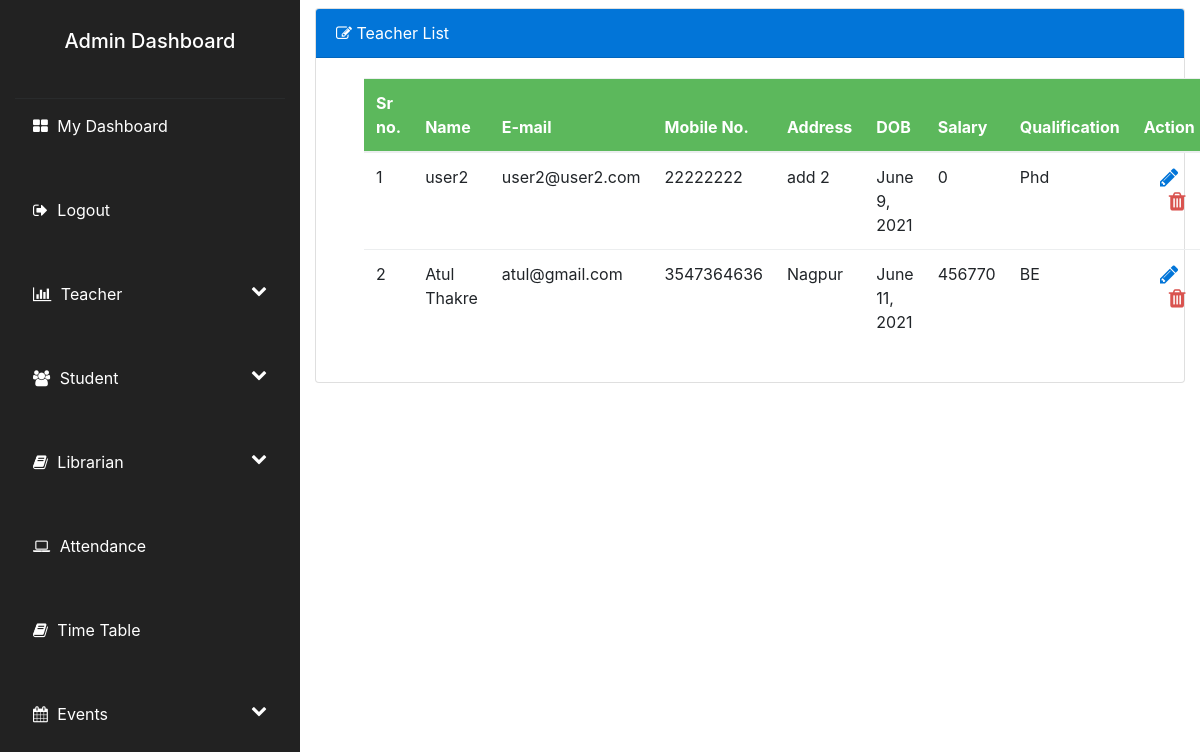
The page /view_teachers (signed in) on the database as committed earlier.
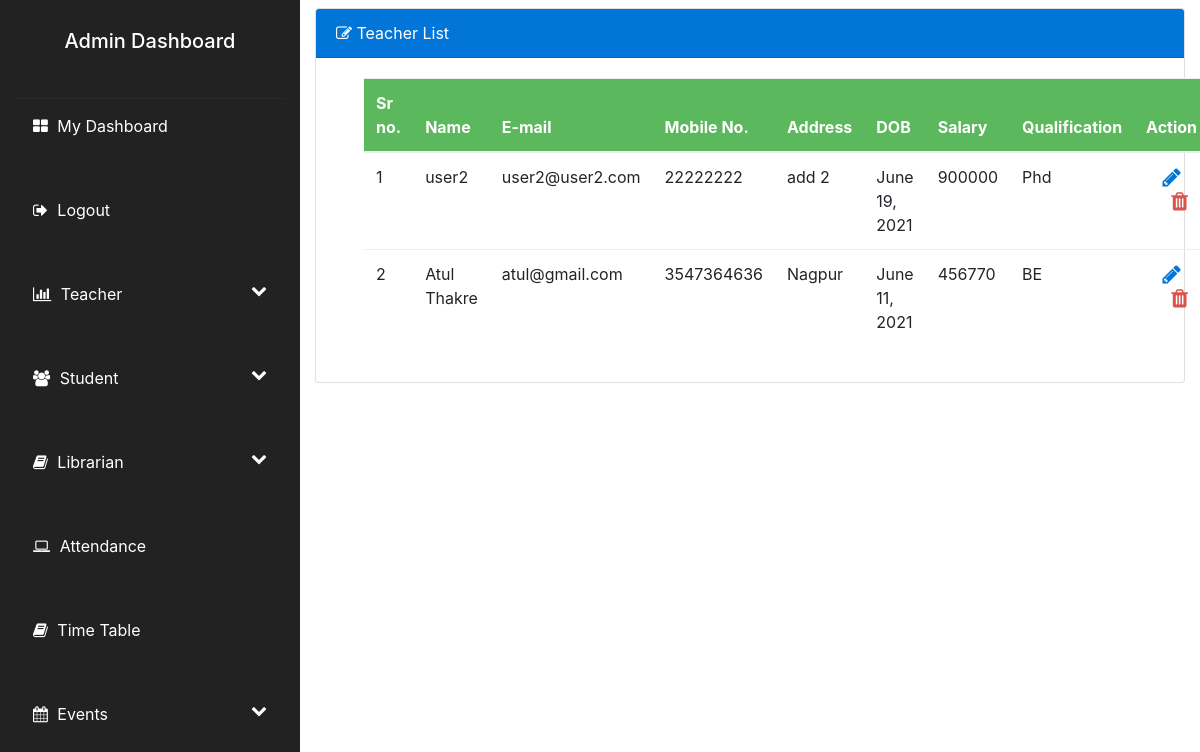
The same page on the database as committed later.
### accounts/models.py (models this page shows, shortened)
class Teacher(models.Model):
    profile_id = models.AutoField(primary_key=True)
    user = models.ForeignKey(User, on_delete=models.CASCADE)
    name = models.CharField(max_length=60,default='')
    phone_number = models.CharField(max_length=30,default='')
    date_of_birth = models.DateField(null=True)
    address = models.CharField(max_length=100,default='')
    gender = models.CharField(max_length=10,default='')
    salary = models.CharField(max_length=30,default='0')
    qualification = models.CharField(max_length=100,default='')

class User(AbstractBaseUser):
    email = models.EmailField(max_length=100,unique=True)
    active = models.BooleanField(default=True) # account is active
    staff = models.BooleanField(default=False) #staff rights
    admin = models.BooleanField(default=False) #admin rights
    admin_user = models.BooleanField(default=False)
    student_user = models.BooleanField(default=False)
    teacher_user = models.BooleanField(default=False)
    librarian_user = models.BooleanField(default=False)
    USERNAME_FIELD = 'email'
    REQUIRED_FIELDS = []
    objects = UserManager()
    @property
    def is_active(self):
        return self.active

### accounts/views.py (the view)
# urls.py: path('view_teachers',views.view_teachers,name='view_teachers'),
@cache_control(no_cache=True, must_revalidate=True, no_store=True)
@login_required(login_url='user_login')
def view_teachers(request):
    if user_validator(request) != "ADMIN":
        return render(request, 'entry_restricted.html', {})
    teachers = Teacher.objects.all()
    return render(request, 'view_teacher.html', {'teachers': teachers})

### accounts/views.py (called while the page is built)
def user_validator(request):
    if request.user is not None and request.user.is_active:
        if request.user.admin_user:
            return "ADMIN"
        elif request.user.student_user:
            return "STUDENT"
        elif request.user.teacher_user:
            return "TEACHER"
        elif request.user.librarian_user:
            return "LIBRARIAN"
    return "ERROR"

### accounts/templates/view_teacher.html (shortened to what this page needs)
{% extends 'admin_dashboard.html' %}
{% block head %}
<link href="https://cdn.datatables.net/1.10.7/css/jquery.dataTables.min.css" rel="stylesheet"/>
<link href="https://cdn.datatables.net/plug-ins/1.10.7/integration/bootstrap/3/dataTables.bootstrap.css" rel="stylesheet" />
<link href="https://cdn.datatables.net/responsive/1.0.6/css/dataTables.responsive.css" rel="stylesheet" />
{% endblock %}
{% block body %}
<div class="animated fadeIn">
  <div class="card my-2">
      <div class="card-header bg-primary text-white display-5 ">
          <i class="fa fa-edit"></i> Teacher List
      </div>
      {% if teachers %}
      <div class="card-body pl-5">
        <table id="myTable" class="table dt-responsive" cellspacing="1" width="100%">
          <thead class="bg-success text-white text-center">
              <tr>
                  <th>Sr no.</th>
                  <th>Name</th>
                  <th>E-mail</th>
                  <th>Mobile No.</th>
                  <th>Address</th>
                  <th>DOB</th>
                  <th>Salary</th>
                  <th>Qualification</th>
                  <th>Action</th>
              </tr>
          </thead>
          <tbody>
              {% for teacher in teachers %}
              <tr>
                  <td>{{forloop.counter}}</td>
                  <td>{{teacher.name}}</td>
                  <td>{{teacher.user.email}}</td>
                  <td>{{teacher.phone_number}}</td>
                  <td>{{teacher.address}}</td>
                  <td>{{teacher.date_of_birth}}</td>
                  <td>{{teacher.salary}}</td>
                  <td>{{teacher.qualification}}</td>
                  <td class="text-center"> <a onclick="teacherId({{teacher.profile_id}})" class="edit" style="border:none;background-color:transparent;"><i class="fa fa-pencil text-primary fa-lg edit" aria-hidden="true"></i></a> <a href="/delete_teacher/{{teacher.profile_id}}" class="delete" style="border:none;background-color:transparent;"><i class="fa fa-trash text-danger ml-3 fa-lg" aria-hidden="true"></i></button>  </td>
                  </tr>
             {% endfor %}
          </tbody>
      </table>
      </div>
      {% else %}
      <div class="card-body">
          <h3>No Teacher Found</h3>
      </div>
      {% endif %}
  </div>
</div>
{% endblock %}

Rows that differ between the two databases and show on the page:
changed Teacher "user2": date_of_birth "June 9, 2021" → "June 19, 2021"; salary "0" → "900000"
